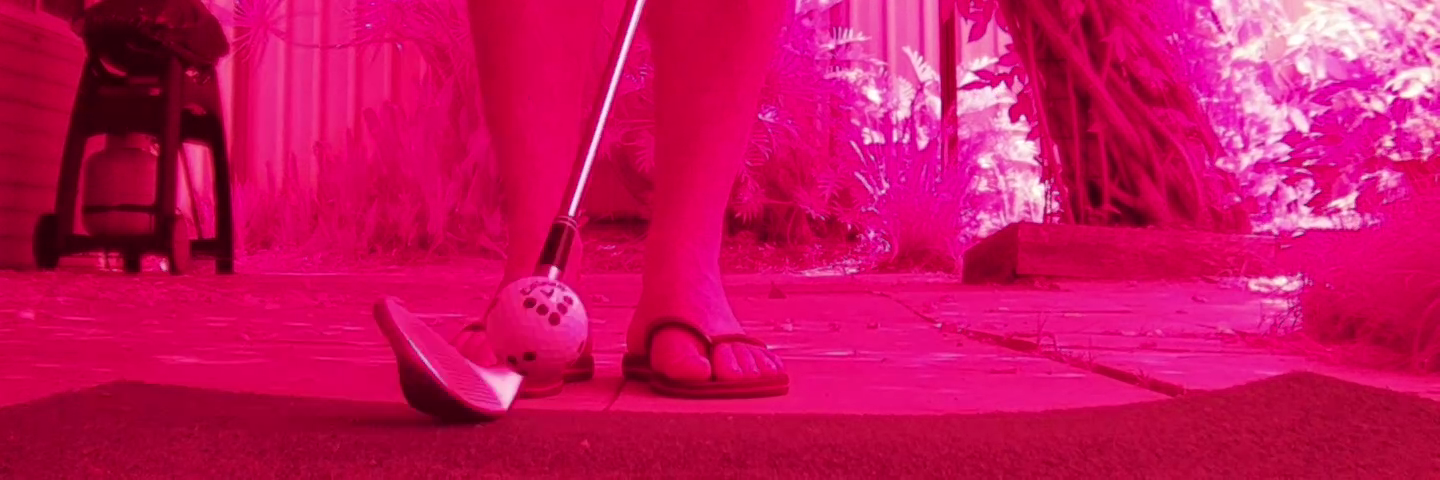
#> input picture media/0345.bmp, 1440 x 480 px, found by its file name
$ python detect-ball.py
#> lines starting #> are read from the running program, lines starting #| are printed output that depends on the picture; after the words box and inside, x2 and y2 are one past the last pixel; in counts of white or black regions, pixels touching at a corner belong together
import cv2
import numpy as np

def detect_golf_ball(image_path):
    # Load the image
#> called with image_path = './media/0345.bmp'
    image = cv2.imread(image_path)
#> image is the input picture: shape (480, 1440, 3); mean B, G, R 92.5, 16.3, 199.1
    if image is None:
        print("Error: Unable to load image.")
        return

    # Resize the image for better processing (optional)
    resized_image = cv2.resize(image, (1440, 480))
    original_image = resized_image.copy()

    # Convert the image to grayscale
    gray = cv2.cvtColor(resized_image, cv2.COLOR_BGR2GRAY)
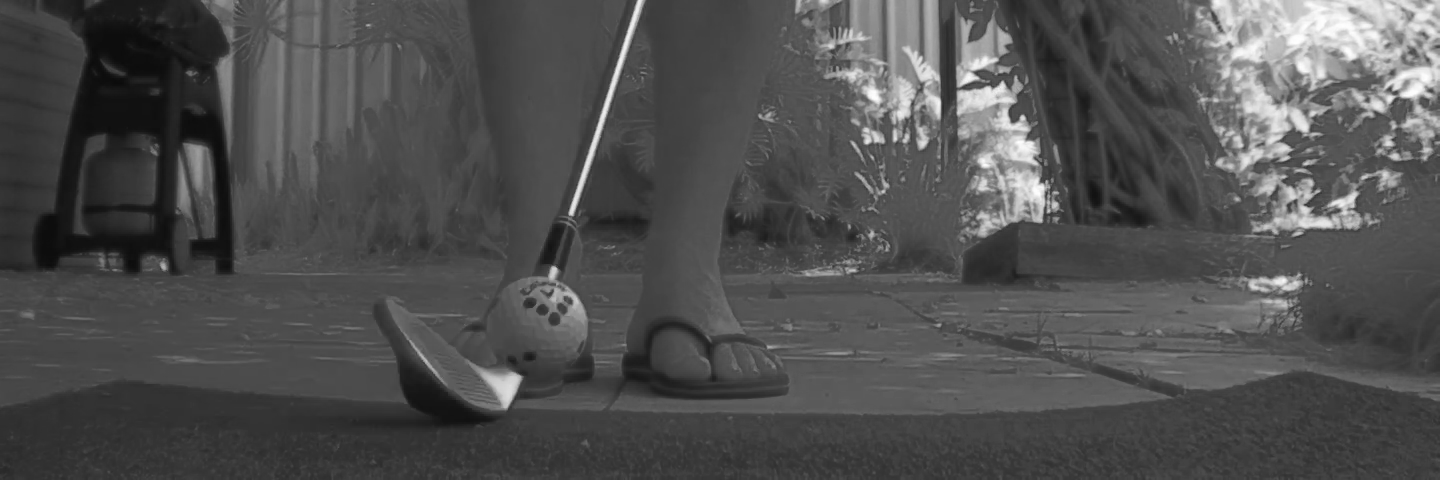
#> gray: shape (480, 1440); min 11, max 255, mean 79.7

    # Apply Gaussian blur to reduce noise
    blurred = cv2.GaussianBlur(gray, (5, 5), 0)

    # Perform edge detection
    edges = cv2.Canny(blurred, 25, 50)
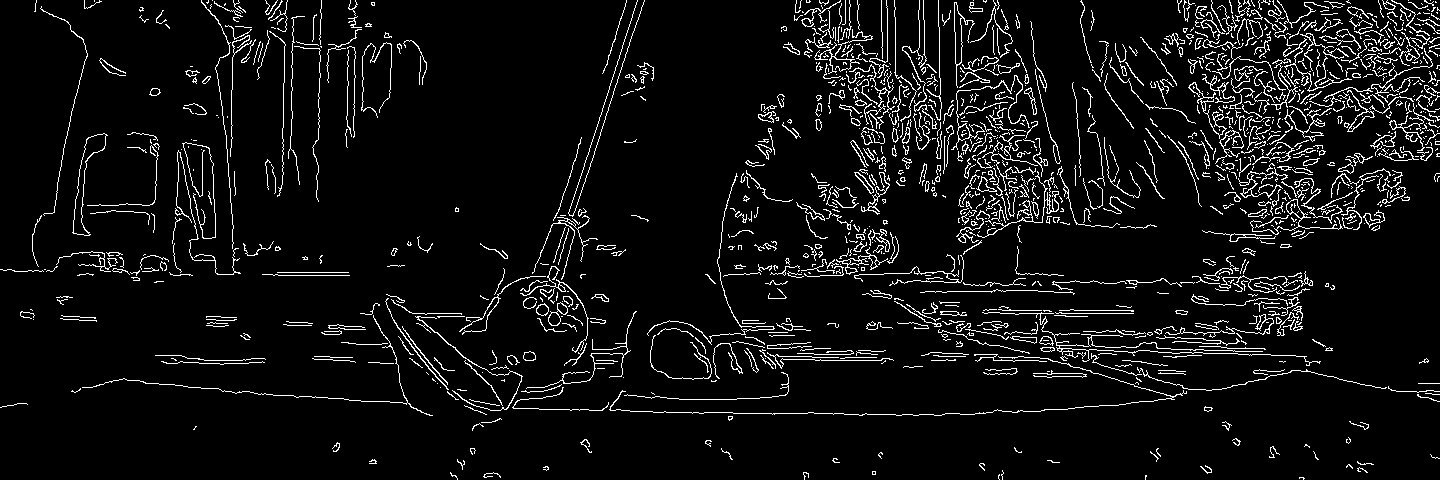
#> edges: shape (480, 1440); 6.4% white in thin lines or dots

    # Find contours in the edge-detected image
    contours, _ = cv2.findContours(edges, cv2.RETR_EXTERNAL, cv2.CHAIN_APPROX_SIMPLE)
#> contours = 1354 contours, 1210 with area under 20; largest, box (x1, y1, x2, y2) and area: (72, 133, 108, 236) 902, (954, 2, 975, 88) 368, (548, 302, 568, 326) 210, (1250, 199, 1343, 235) 209, (951, 75, 1030, 150) 208

    detected = False

    # Draw all contours on the original image
    cv2.drawContours(original_image, contours, -1, (255, 0, 0), 2)  # Blue contours with thickness 2
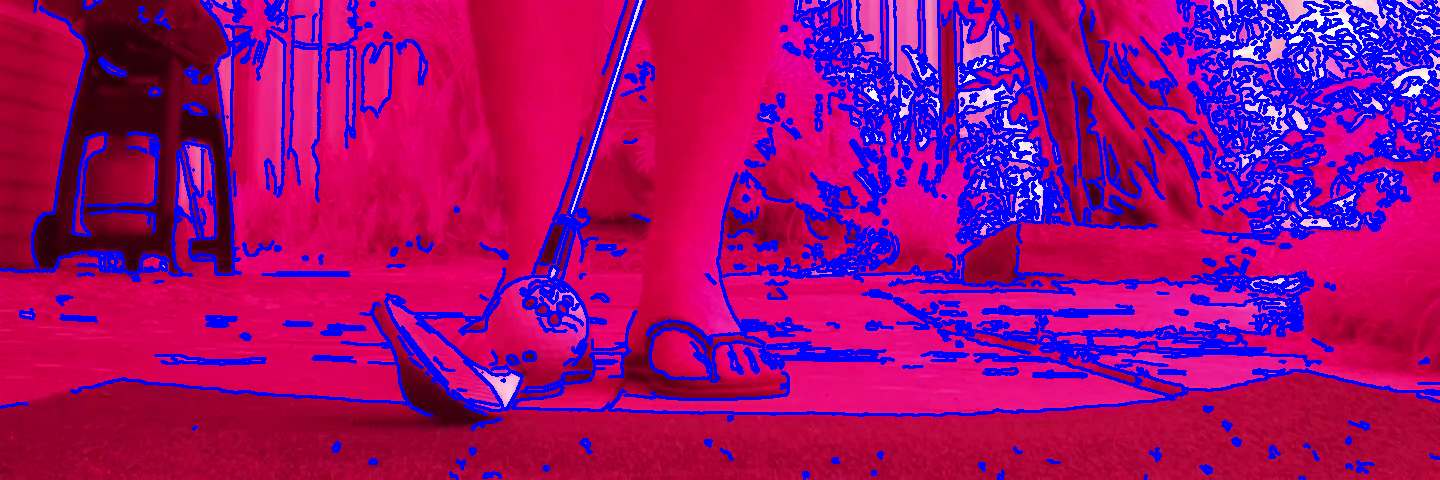
#> original_image: shape (480, 1440, 3); 19.91% of pixels changed, all inside (x1, y1, x2, y2) = (0, 0, 1440, 480)

    for contour in contours:
        # Approximate the contour to a circle and calculate its properties
        ((x, y), radius) = cv2.minEnclosingCircle(contour)
        area = cv2.contourArea(contour)

        # Define criteria to identify a golf ball based on size and roundness
        if radius > 1   and radius < 50 and area / (np.pi * radius**2) > 0.8:
            # Mark the golf ball on the original image
            cv2.circle(original_image, (int(x), int(y)), int(radius), (255, 255, 255), 1)
            detected = True
#> this loop made 1354 passes
#> (x, y, radius, area, detected) on pass 216: (541.9, 309.2, 6.55, 108, True)
#> (x, y, radius, area) on pass 40: (1207.9, 408.5, 4.16, 25)
#> original_image: shape (480, 1440, 3); under 0.01% of pixels changed, all inside (x1, y1, x2, y2) = (535, 303, 548, 316)

    # Display the result
    cv2.imshow("Detected Golf Ball", original_image)
    cv2.waitKey(0)
    cv2.destroyAllWindows()

    if detected:
        print("Golf ball detected!")
    else:
        print("No golf ball detected.")

# Path to the input image
image_path = "./media/0345.bmp"  # Replace with the path to your image
detect_golf_ball(image_path)

$ run again, with media/0344.bmp copied over media/0345.bmp
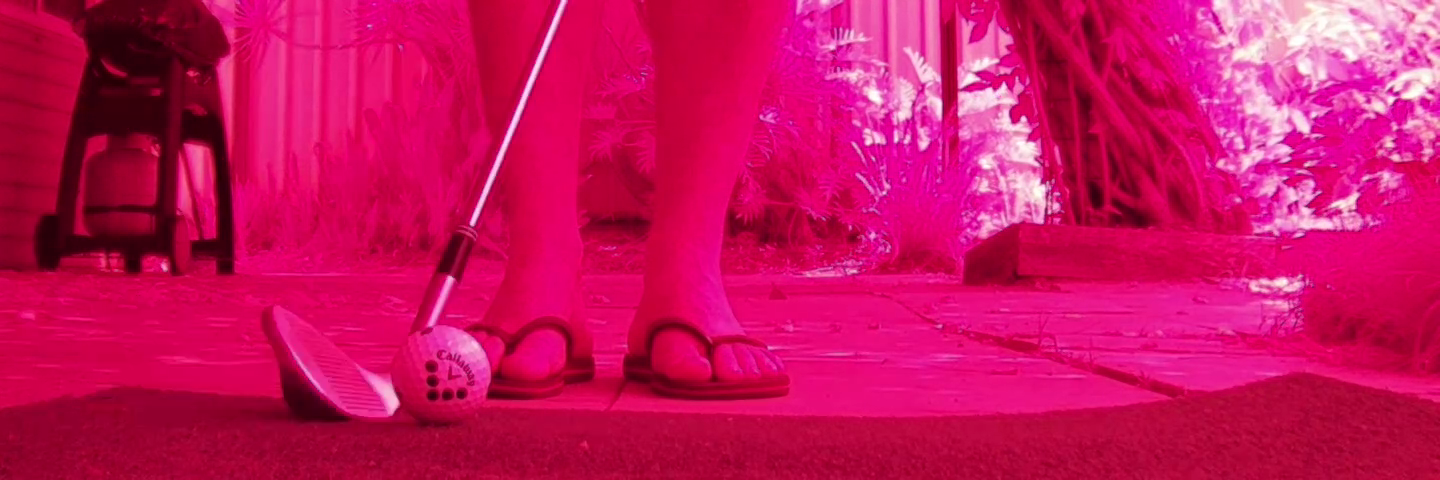
#> input picture media/0344.bmp, 1440 x 480 px, found by its file name
#> in detect_golf_ball, image is the input picture: shape (480, 1440, 3); mean B, G, R 92.8, 16.5, 199.4
#> in detect_golf_ball, `edges = cv2.Canny(blurred, 25, 50)`:
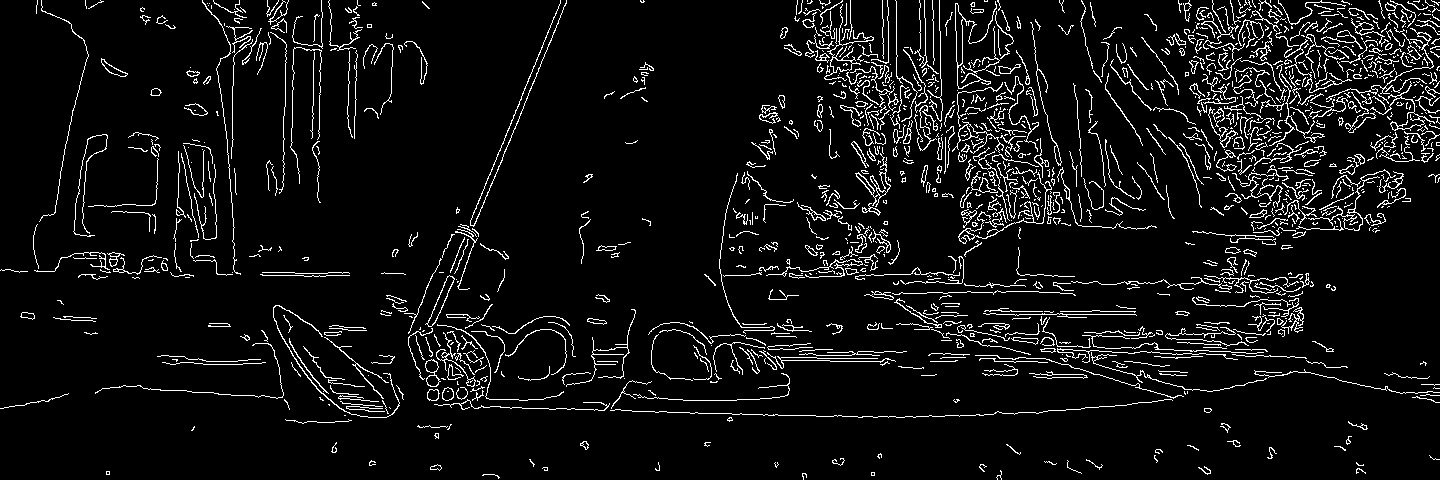
#> edges: shape (480, 1440); 6.6% white in thin lines or dots
#> contours = 1356 contours, 1216 with area under 20; largest, box (x1, y1, x2, y2) and area: (955, 1, 997, 89) 400, (425, 275, 455, 327) 370, (824, 4, 874, 81) 258, (425, 359, 441, 387) 246, (855, 153, 891, 207) 228
#> in detect_golf_ball, `cv2.drawContours(original_image, contours, -1, (255, 0, 0), 2)`:
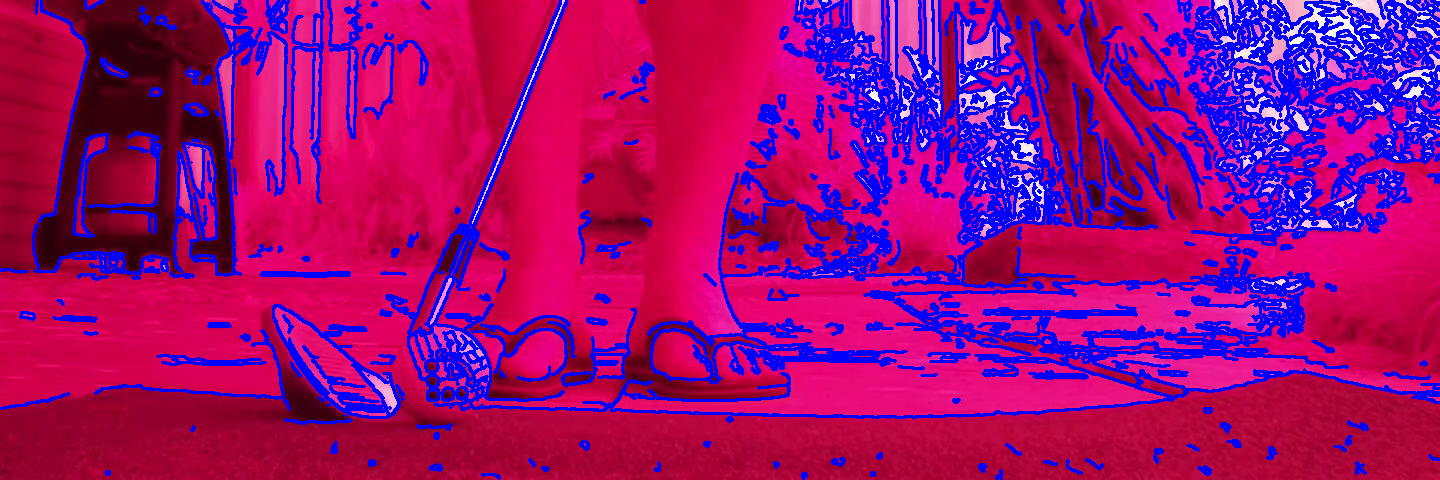
#> original_image: shape (480, 1440, 3); mean B, G, R 118.3, 7, 154.8
#> the loop in detect_golf_ball, `for contour in contours:` made 1356 passes
#> (x, y, radius, area, detected) on pass 64: (447.1, 393.6, 6.8, 116.5, True)
